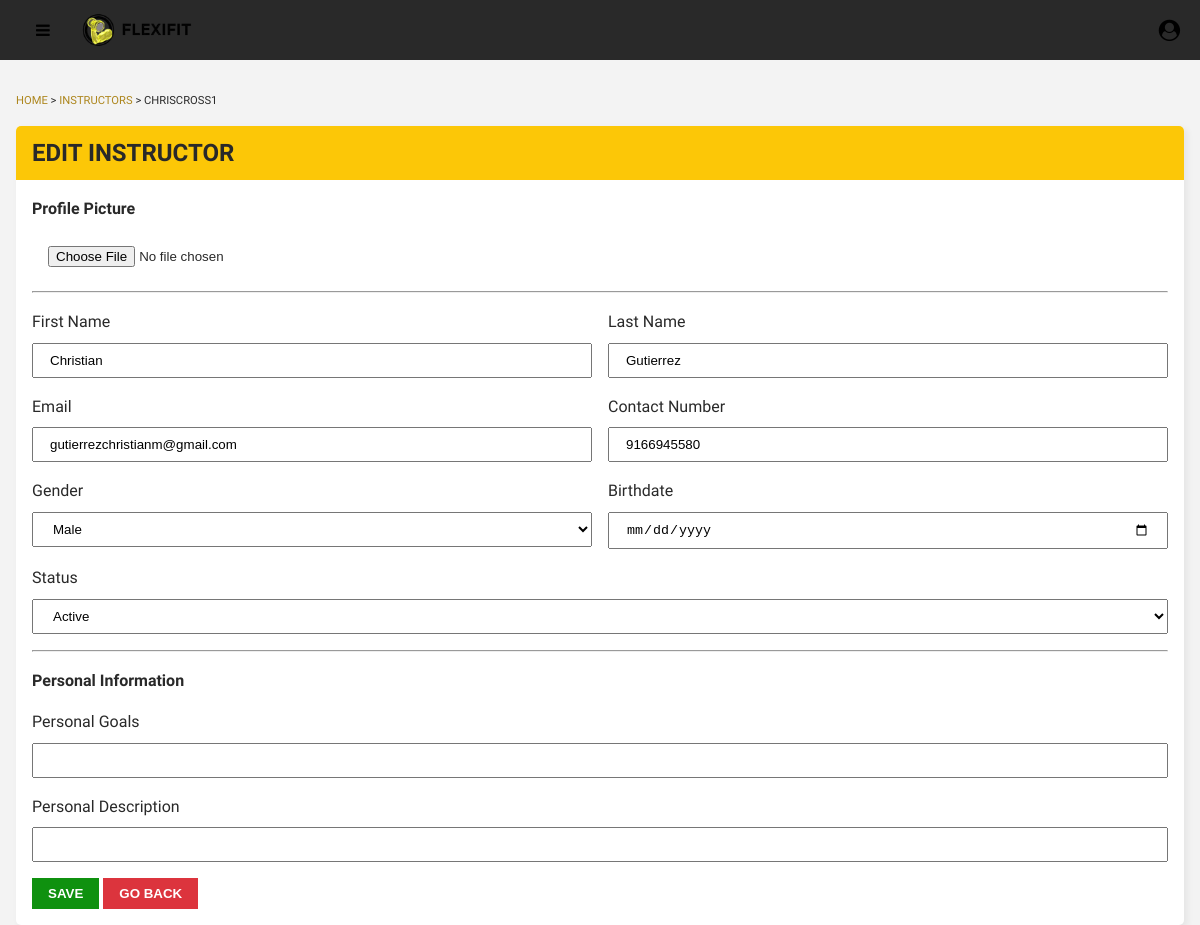
The app's page /admin/edit-instructor.php?id=3 (signed in), older data.
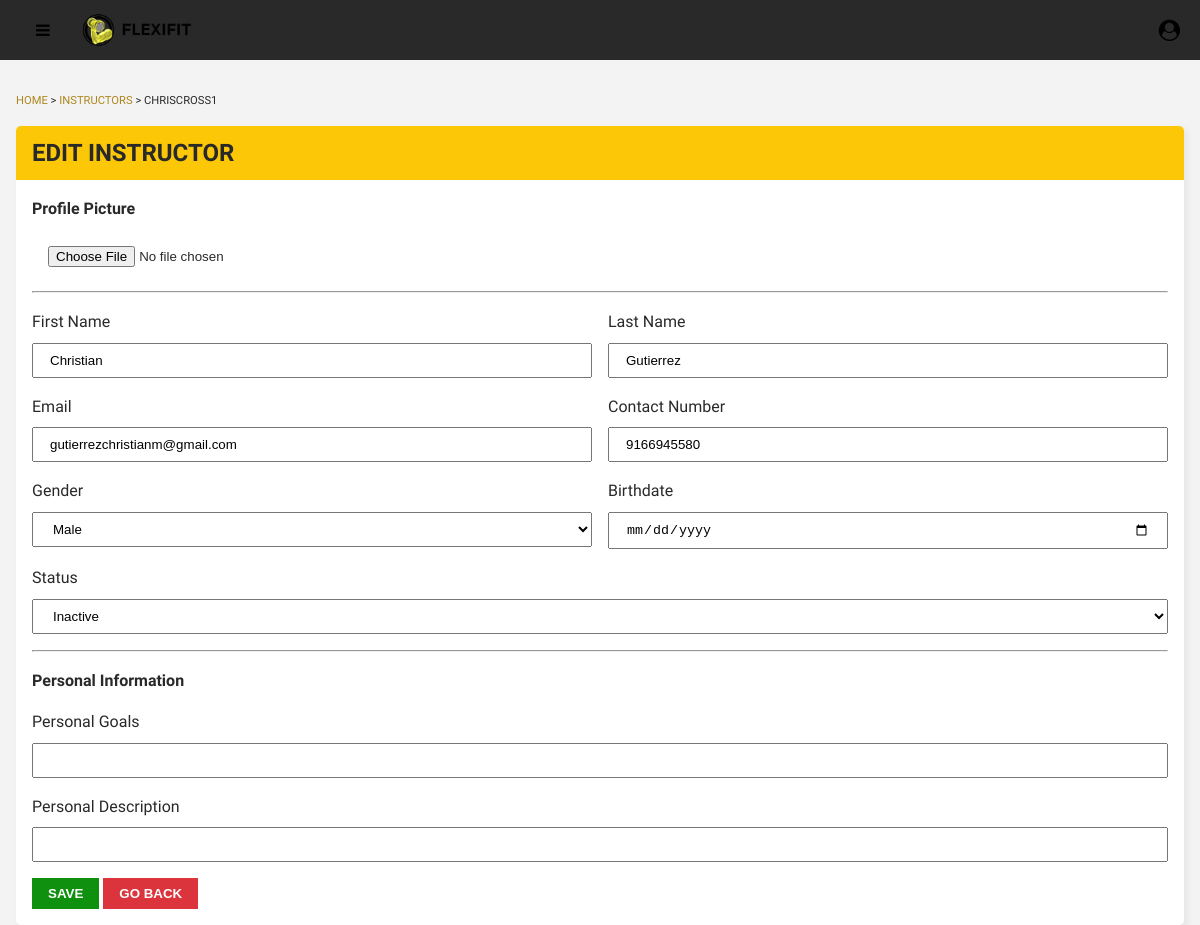
The same page, newer data.
### tables this page shows
CREATE TABLE `user` (
  `ID` int(11) NOT NULL,
  `username` varchar(255) NOT NULL,
  `email` varchar(255) NOT NULL,
  `password` varchar(255) NOT NULL,
  `firstName` varchar(255) NOT NULL,
  `lastName` varchar(255) NOT NULL,
  `DOB` date NOT NULL,
  `contactNo` bigint(11) NOT NULL,
  `gender` varchar(255) NOT NULL,
  `profilePicUrl` varchar(500) NOT NULL,
  `dateCreated` datetime NOT NULL DEFAULT current_timestamp(),
  `dateUpdated` date NOT NULL DEFAULT current_timestamp(),
  `lastLoggedIn` date NOT NULL DEFAULT current_timestamp(),
  `role` varchar(10) NOT NULL DEFAULT 'user',
  `status` varchar(10) NOT NULL DEFAULT 'active',
  `reset_token` varchar(255) DEFAULT NULL,
  `reset_expiry` datetime DEFAULT NULL
);

### admin/includes/edit-instructor.php (called while the page is built, shortened)
<?php
class Instructor
{
    private $instructorId;
    private $conn;
    public function __construct($conn, $instructorId)
    {
        $this->conn = $conn;
        $this->instructorId = $instructorId;
    }
    public function get_instructor_user_details()
    {
        $stmt = $this->conn->prepare("SELECT `username`, `firstName`, `lastName`, `DOB`, `email`, `contactNo`, `gender`, `status` FROM `user` WHERE ID = ?");
        $stmt->bind_param("i", $this->instructorId);
        $stmt->execute();
        $result = $stmt->get_result();
        if ($result->num_rows > 0) {
            return $result->fetch_assoc();
        } else {
            return [];
        }
    }
}

### admin/edit-instructor.php (the view, shortened to what this page needs)
<?php
require_once "./includes/auth.php";
isset($_GET['id']) && !empty($_GET['id']) ? $instructorId = $_GET['id'] : header("location: ./instructors.php");
?>
<?php
require_once("./includes/edit-instructor.php");
$instructor = new Instructor($conn, $instructorId);
$instructorDetails = $instructor->get_instructor_user_details();
$instructorOtherDetails = $instructor->get_instructor_other_details();
?>
<!DOCTYPE html>
<html lang="en">
<head>
    <?php include "./components/css.php" ?>
    <link href="./css/edit-instructor.css" rel="stylesheet">
</head>
<body>
    <?php include "./components/navbar.php" ?>
    <div class="grid-container">
        <main class="main-container">
            <div class="page-title">
                <div class="quick-link">
                    <p><a href="index.php"> HOME </a> > <a href="instructors.php">INSTRUCTORS</a> > <?= strtoupper(htmlspecialchars($instructorDetails['username'])) ?></p>
                </div>
            </div>
            <div class="main-content">
                <div class="edit-content">
                    <div class="edit-content-title">
                        <h2>EDIT INSTRUCTOR</h2>
                    </div>
                    <form class="edit-content-form" action="./includes/add-instructor-details.php" method="POST" enctype="multipart/form-data">
                        <h4>Profile Picture</h4>
                        <div class="input-full">
                            <input type="file" accept="image/*" name="profilePicUrl" />
                        </div>
                        <hr>
                        <div class="half">
                            <div class="input-half">
                                <label>First Name</label>
                                <input name="firstName" type="text" value="<?= $instructorDetails['firstName'] ?>" />
                            </div>
                            <div class="input-half">
                                <label>Last Name</label>
                                <input name="lastName" type="text" value="<?= $instructorDetails['lastName'] ?>" />
                            </div>
                        </div>
                        <div class="half">
                            <div class="input-half">
                                <label>Email</label>
                                <input name="email" type="text" value="<?= $instructorDetails['email'] ?>" />
                            </div>
                            <div class="input-half">
                                <label>Contact Number</label>
                                <input name="contactNumber" type="text" value="<?= $instructorDetails['contactNo'] ?>" />
                            </div>
                        </div>
                        <div class="half">
                            <div class="input-half">
                                <label>Gender</label>
                                <select name="gender">
                                    <option value="Male" <?= $instructorDetails['gender'] == "Male" ? 'selected' : '' ?>>Male</option>
                                </select>
                            </div>
                            <div class="input-half">
                                <label>Birthdate</label>
                                <input name="birthdate" type="date" />
                            </div>
                        </div>
                        <div class="input-full">
                            <label>Status</label>
                            <select name="status">
                                <option value="inactive" <?= htmlspecialchars($instructorDetails['status']) == 'inactive' ? 'selected' : ''; ?>>Inactive</option>
                                <option value="active" <?= htmlspecialchars($instructorDetails['status']) == 'active' ? 'selected' : ''; ?>>Active</option>
                            </select>
                        </div>
                        <hr>
                        <h4>Personal Information</h4>
                        <div class="input-full">
                            <label>Personal Goals</label>
                            <input name="personalGoals" type="text" value="<?= isset($instructorOtherDetails['goal']) ? htmlspecialchars($instructorOtherDetails['goal']) : '' ?>" />
                        </div>
                        <div class="input-full">
                            <label>Personal Description</label>
                            <input name="personalDescription" type="text" value="<?= isset($instructorOtherDetails['personalDescription']) ? htmlspecialchars($instructorOtherDetails['personalDescription']) : '' ?>" />
                        </div>
                        <div class="edit-form-buttons">
                            <button type="submit" class="save">SAVE</button>
                            <a href="./instructors.php"><button type="button" class="back">GO BACK</button></a>
                        </div>
                    </form>
                </div>
            </div>
        </main>
    </div>
</body>
</html>

### admin/components/css.php (shortened to what this page needs)
<link rel="stylesheet" href="./css/navbar.css">
<link rel="stylesheet" href="./css/reset.css">
<link rel="stylesheet" href="./css/sidebar.css">
<link rel="stylesheet" href="./css/content-container.css">
<link rel="stylesheet" href="./css/tables-design.css">
<link rel="stylesheet" href="https://cdnjs.cloudflare.com/ajax/libs/font-awesome/4.7.0/css/font-awesome.min.css" />

### admin/components/navbar.php (shortened to what this page needs)
<header class="header">
    <div class="logo">
        <i class="fa fa-bars navbar-hamburger" aria-hidden="true"></i>
        <div class="logo">
            <img src="assets/flexifitlogo.png" alt="FlexiFit Logo" />
        </div>
    </div>
    <div class="user-profile">
        <i class="fa fa-user-circle filterOpen fa-lg" aria-hidden="true" data-target="user-dropdown"></i>
    </div>
</header>

### admin/css/navbar.css (style rules this page uses)
.header { position: sticky; top: 0; padding: 10px 20px !important; height: 60px; background-color: var(--black); display: flex; align-items: center; justify-content: space-between; z-index: 99; }
.navbar-hamburger { cursor: pointer; padding: 1rem; display: none !important; }
.logo { display: flex; gap: 5px; align-items: center; }
.logo img { height: 40px; margin-right: 5px; }
.user-profile { position: relative; }
.filterOpen { cursor: pointer; }
@media only screen and (max-width: 1200px) { .navbar-hamburger { display: block !important; } }

### admin/css/content-container.css (style rules this page uses)
.grid-container { display: flex; height: calc(100vh - 60px); overflow: auto; background-color: var(--light-grey); }
.main-container { margin: auto; padding: 1rem; display: flex; flex-direction: column; max-width: 80rem; color: var(--black); margin-top: 1rem; margin-bottom: 1rem; width: 100%; }
.page-title { font-size: 1.5rem; margin-bottom: 1rem; max-width: 100%; }
.quick-link { font-size: 0.7rem; }
.quick-link a { text-decoration: none; color: var(--dark-yellow); }

### admin/css/edit-instructor.css (style rules this page uses)
.edit-content { background-color: white; border-radius: 5px; box-shadow: var(--light-shadow); }
.edit-content-title { background-color: var(--yellow); padding: 0.5rem 1rem; border-top-right-radius: 5px; border-top-left-radius: 5px; }
.edit-content-form { padding: 1rem; display: flex; flex-direction: column; gap: 1rem; }
.edit-form-buttons button { padding: 0.5rem 1rem; cursor: pointer; color: white; font-weight: var(--bold); }
.edit-form-buttons .save { background-color: var(--green); }
.edit-form-buttons .back { background-color: var(--red); }
.half { display: flex; gap: 1rem; }
.input-half { width: 50%; display: flex; gap: 0.5rem; flex-direction: column; }
.input-full { width: 100%; display: flex; gap: 0.5rem; flex-direction: column; }
form input, select { padding: 0.5rem 1rem; }

Row changes from the older to the newer data that the page shows:
changed user "CHRISCROSS1": status "Active" → (not shown)
Text that changed along with them:
form field status: (not shown) → "Inactive"
